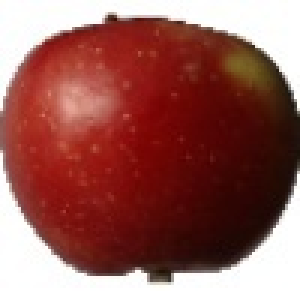
#> input picture data/Training/Apple Braeburn/154_100.jpg, 100 x 100 px (shown 3 times larger); its folder holds only this picture in this run
$ python extract_features.py   (older library calls are emulated)
#> lines starting #> are read from the running program, lines starting #| are printed output that depends on the picture
import numpy as np
import os
import h5py
import mahotas
import cv2 as cv
from sklearn.preprocessing import LabelEncoder, MinMaxScaler
from skimage import feature


def fd_hu_moments(image):  # shapes
    img = cv.cvtColor(image, cv.COLOR_BGR2GRAY)
    feat = cv.HuMoments(cv.moments(img)).flatten()
    return feat


def fd_haralick(image):  # haralick texture
    gray = cv.cvtColor(image, cv.COLOR_BGR2GRAY)
    haralick = mahotas.features.haralick(gray).mean(axis=0)
    return haralick


def fd_histogram(image):  # color histogram
    img = cv.cvtColor(image, cv.COLOR_BGR2HSV)
    hist = cv.calcHist([img], [0, 1, 2], None, [
        8, 8, 8], [0, 256, 0, 256, 0, 256])
    cv.normalize(hist, hist)
    return hist.flatten()


def fd_localBinaryPatters(image, numPoints=24, radius=8):  # local features
    gray = cv.cvtColor(image, cv.COLOR_BGR2GRAY)
    lbp = feature.local_binary_pattern(
        gray, numPoints, radius, method="uniform")
    (hist, _) = np.histogram(lbp.ravel(),
                             bins=np.arange(0, numPoints + 3),
                             range=(0, numPoints + 2))
    hist = hist.astype("float")
    hist /= (hist.sum() + 1e-7)
    return hist


def getGlobalFeatures(file):
#> called with file = 'data/Training/Apple Braeburn/154_100.jpg'
    image = cv.imread(file)
#> image is the input picture: shape (100, 100, 3); mean B, G, R 89.1, 94.5, 151.5
    fv_hu_moments = fd_hu_moments(image)
#> in fd_hu_moments, `img = cv.cvtColor(image, cv.COLOR_BGR2GRAY)`:
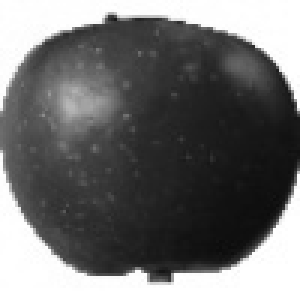
#> img: shape (100, 100) (shown 3 times larger); min 12, max 255, mean 110.9
#> in fd_hu_moments, `feat = cv.HuMoments(cv.moments(img)).flatten()`: feat = [0.0021, 3.26e-08, 1.4e-11, 8.8e-11, -1.86e-21, -1.49e-14, 2.46e-21]
#> fv_hu_moments has the same summary as feat in fd_hu_moments
    fv_haralick = fd_haralick(image)
    fv_histogram = fd_histogram(image)
    fv_lbp = fd_localBinaryPatters(image)
    return np.hstack([fv_hu_moments, fv_haralick, fv_histogram, fv_lbp])


trainPath = "data/Training"
h5Data = "output/dataNonNormalized.h5"  # output/data.h5 for normalized
h5Labels = "output/labelsNonNormalized.h5"  # output/data.h5 for normalized

trainLabels = os.listdir(trainPath)

globalFeatures = []
labels = []

for trainName in trainLabels:
    dir = os.path.join(trainPath, trainName)

    for file in os.listdir(dir):
#> (the run stopped early here; a loop or call above may not have finished)

$ run again, on data/Training/Apple Golden 2/259_100.jpg
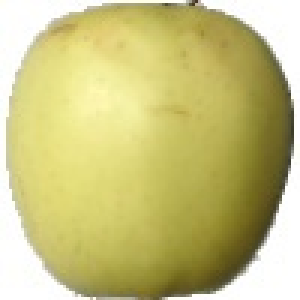
#> input picture data/Training/Apple Golden 2/259_100.jpg, 100 x 100 px (shown 3 times larger)
#> in getGlobalFeatures, image is the input picture: shape (100, 100, 3); mean B, G, R 127.5, 194.3, 200.6
#> in fd_hu_moments, `img = cv.cvtColor(image, cv.COLOR_BGR2GRAY)`:
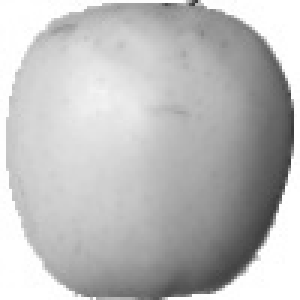
#> img: shape (100, 100) (shown 3 times larger); min 57, max 255, mean 188.6
#> feat = [0.000914, 1.85e-10, 3.95e-13, 6.75e-12, 1.06e-23, 4.09e-17, -2.93e-24]
#> fv_hu_moments has the same summary as feat in fd_hu_moments
